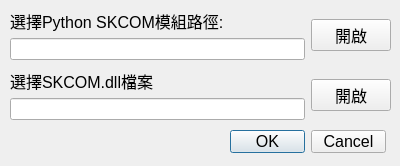
<?xml version="1.0" encoding="UTF-8"?>
<ui version="4.0">
 <class>UpdateSKCOMDialog</class>
 <widget class="QDialog" name="UpdateSKCOMDialog">
  <property name="geometry">
   <rect>
    <x>0</x>
    <y>0</y>
    <width>400</width>
    <height>166</height>
   </rect>
  </property>
  <property name="windowTitle">
   <string>更新SKCOM模組</string>
  </property>
  <widget class="QDialogButtonBox" name="UpdateComfirm">
   <property name="geometry">
    <rect>
     <x>230</x>
     <y>130</y>
     <width>156</width>
     <height>23</height>
    </rect>
   </property>
   <property name="font">
    <font>
     <family>Arial</family>
     <pointsize>12</pointsize>
    </font>
   </property>
   <property name="standardButtons">
    <set>QDialogButtonBox::Cancel|QDialogButtonBox::Ok</set>
   </property>
  </widget>
  <widget class="QWidget" name="">
   <property name="geometry">
    <rect>
     <x>10</x>
     <y>10</y>
     <width>381</width>
     <height>50</height>
    </rect>
   </property>
   <layout class="QGridLayout" name="gridLayout">
    <item row="0" column="0">
     <widget class="QLabel" name="label">
      <property name="font">
       <font>
        <family>Arial</family>
        <pointsize>12</pointsize>
       </font>
      </property>
      <property name="text">
       <string>選擇Python SKCOM模組路徑:</string>
      </property>
     </widget>
    </item>
    <item row="0" column="1" rowspan="2">
     <widget class="QPushButton" name="openSKCOMdirbtn">
      <property name="font">
       <font>
        <family>Arial</family>
        <pointsize>12</pointsize>
       </font>
      </property>
      <property name="text">
       <string>開啟</string>
      </property>
     </widget>
    </item>
    <item row="1" column="0">
     <widget class="QLineEdit" name="SKCOMdirpath">
      <property name="font">
       <font>
        <family>Arial</family>
        <pointsize>12</pointsize>
       </font>
      </property>
     </widget>
    </item>
   </layout>
  </widget>
  <widget class="QWidget" name="">
   <property name="geometry">
    <rect>
     <x>10</x>
     <y>70</y>
     <width>381</width>
     <height>50</height>
    </rect>
   </property>
   <layout class="QGridLayout" name="gridLayout_2">
    <item row="0" column="0">
     <widget class="QLabel" name="label_2">
      <property name="font">
       <font>
        <family>Arial</family>
        <pointsize>12</pointsize>
       </font>
      </property>
      <property name="text">
       <string>選擇SKCOM.dll檔案</string>
      </property>
     </widget>
    </item>
    <item row="0" column="1" rowspan="2">
     <widget class="QPushButton" name="openSKCOMfilebtn">
      <property name="font">
       <font>
        <family>Arial</family>
        <pointsize>12</pointsize>
       </font>
      </property>
      <property name="text">
       <string>開啟</string>
      </property>
     </widget>
    </item>
    <item row="1" column="0">
     <widget class="QLineEdit" name="SKCOMfilepath">
      <property name="font">
       <font>
        <family>Arial</family>
        <pointsize>12</pointsize>
       </font>
      </property>
     </widget>
    </item>
   </layout>
  </widget>
 </widget>
 <resources/>
 <connections/>
</ui>
